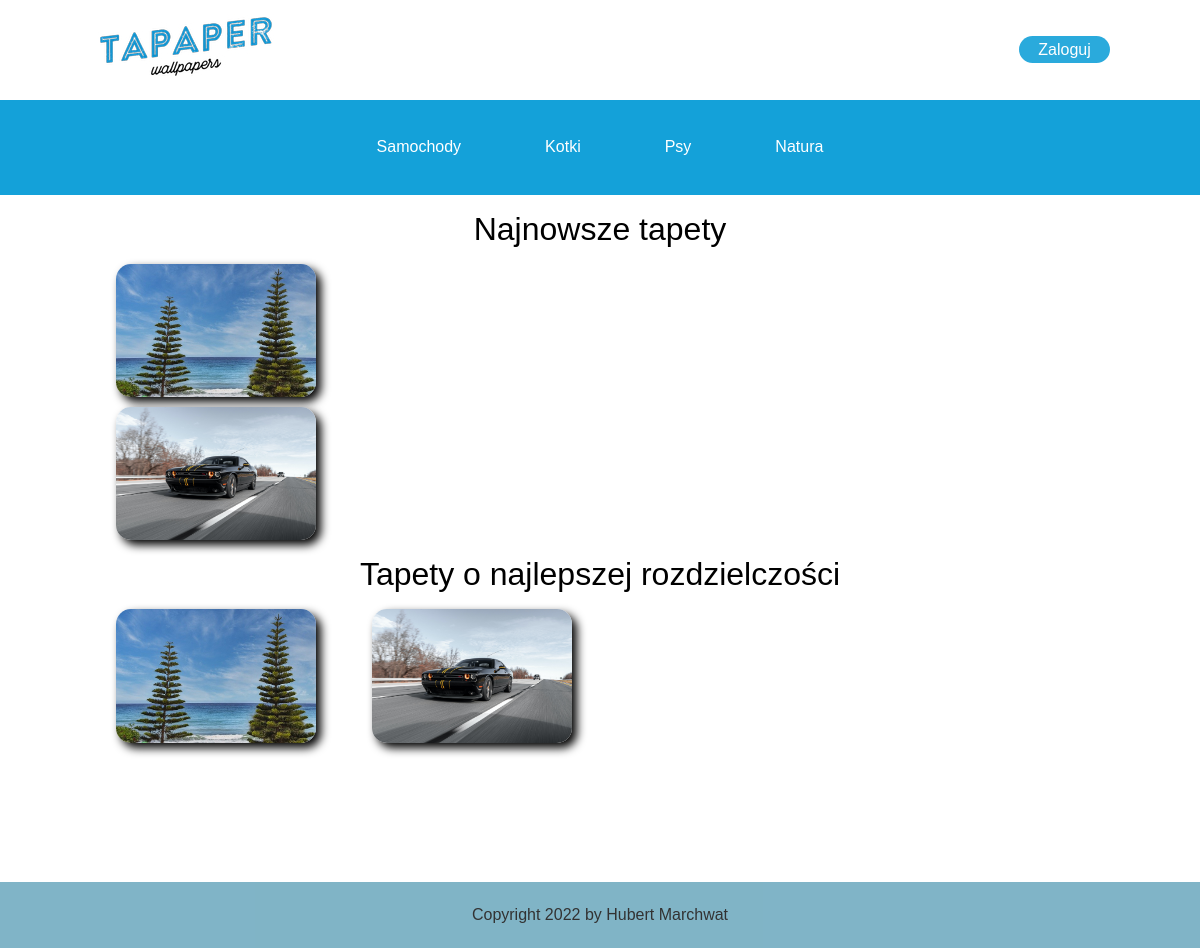
The page / on the database its author committed.
### tables this page shows
CREATE TABLE `category` (
  `idcategory` int(11) NOT NULL,
  `dateadd` datetime NOT NULL DEFAULT current_timestamp(),
  `name` varchar(45) NOT NULL
);

CREATE TABLE `wallpaper` (
  `idwallpaper` int(11) NOT NULL,
  `name` varchar(45) NOT NULL,
  `description` varchar(250) NOT NULL,
  `dateadd` datetime NOT NULL DEFAULT current_timestamp(),
  `category_idcategory` int(11) NOT NULL,
  `filename` varchar(45) NOT NULL,
  `filesize` varchar(45) NOT NULL
);

### functions/dbfirst.php (called while the page is built, shortened)
<?php
function DBQuery($sql)
{
    try {
        global $conn;
        $stmt = $conn->prepare($sql);
        if($stmt){
            return $stmt;
        }else {
            echo "Błąd zapytania";
        }
    } catch (PDOException $e) {
        echo "Wystąpił błąd z pobieraniem danych:" . $e->getMessage();
    }
}
function Execute($st)
{
    try {
        $result = $st->execute();
        if ($result) {
            $data = $st->fetchAll();
        } else {
            $error = $st->errorInfo();
            echo "Błąd zapytania:" . $error[2];
        }
    } catch (PDOException $e) {
        echo "Wystąpił błąd z pobieraniem danych:" . $e->getMessage();
    }
    return $data;
}

### functions/functions.php (the view, shortened to what this page needs)
<?php
function showWallpapers($data)
{
    foreach ($data as $value) {
        echo "
            <div class='wallpaperbox'>
                <a href='wallpaper.php?id=$value[1]'>
                    <img src='images/$value[0]' alt='' class='wallpaper'>
                </a>
            </div>";
    }
}
function getHomePageWallpapers($orderby)
{
    $stmt = DBQuery("Select filename,idwallpaper From wallpaper ORDER BY $orderby DESC LIMIT 8");
    $data = Execute($stmt);
    showWallpapers($data);
}
function getCategories()
{
    $stmt = DBQuery("Select * from category;");
    $data = Execute($stmt);
    return $data;
}

### layout/header.php (shortened to what this page needs)
<?php
$data=getCategories();
?>
<header>
    <div class="topheader">
        <div>
            <a href="/index.php" class="headerlogo"><img src="/images/LogoSample.jpg" alt="Tapaper logo"></a>
        </div>
        <div>
        <?php
        if($_SESSION['login']=='OK'){
            echo '<a href="/supportfiles/logout.php" class="loginbutton">Wyloguj</a>';
        }else{
            echo '<a href="/Login.php" class="loginbutton">Zaloguj</a>';
        }
        ?>
        </div>
    </div>
    <div class="categoriescontainer">
        <?php
        foreach($data as $value){
            echo "<a href='/category.php?id=$value[0]' class='category'>$value[2]</a>";
        }
        ?>
    </div>
</header>

### css/headerfooterstyle.css (style rules this page uses)
* { margin: 0; padding: 0; font-family: Arial, Helvetica, sans-serif; text-decoration: none; }
html { position: relative; min-height: 100%; width: 100%; }
body { margin: 0 0 10vmin; width: 100%; }
.topheader { display: flex; align-items: center; justify-content: space-between; width: min(100%, 85vw); min-height: 100px; height: 10vmin; margin-inline: auto; }
.headerlogo { width: 200px; height: 100px; }
.loginbutton { padding: 0.3em 1.2em; border-radius: 2em; box-sizing: border-box; color: #FFFFFF; background-color: #14A1D9; opacity: 0.9; text-align: center; transition: all 0.3s; }
.categoriescontainer { display: flex; justify-content: center; align-items: center; width: 100%; height: 10vmin; background-color: #14A1D9; overflow: auto; flex-wrap: wrap; }
.category { color: white; padding: 1em 2em; transition: 0.5s; border-radius: 15px; margin-inline: 10px; }

### css/homepagestyle.css (style rules this page uses)
.wallpaperbox { place-self: center; }
.wallpaperbox a { display: block; }
.wallpaper { display: block; max-width: 200px; max-height: 150px; object-fit: contain; box-shadow: 5px 5px 10px black ; transition: .5s; border-radius: 15px; }

### rows shown on the page
category: name "Samochody"
category: name "Kotki"
category: name "Psy"
category: name "Natura"
wallpaper: filename (picture)
wallpaper: filename (picture)
